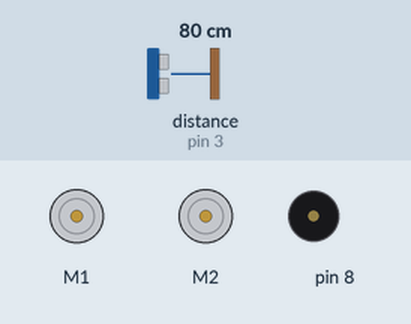
The sketch below on a simulated Arduino Uno, built with avr-gcc and run on an emulated ATmega328P. Shown: 2 × DC motor (green arrow = forward, orange = backward, longer = faster), buzzer (waves = sounding). The test bench sets the inputs (shaded band); at power-on: distance to the obstacle (sensor on pin 3) 80 cm. Random numbers use the default seed unless the sketch sets one.

Above: at 0.4 s.
At 6.5 s:
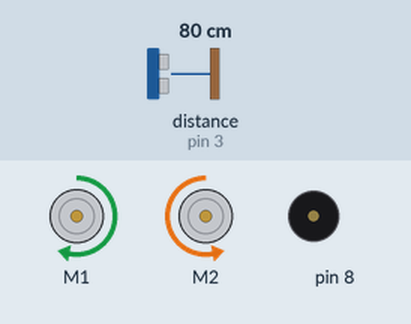
6.6 s: distance to the obstacle (sensor on pin 3) set to 2 cm
At 10.6 s:
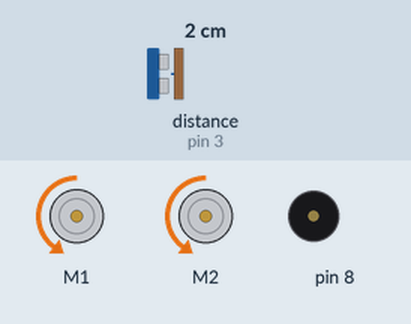
Timing chart, 0 to 19.5 s (numbered marks = the images above; inputs shaded):
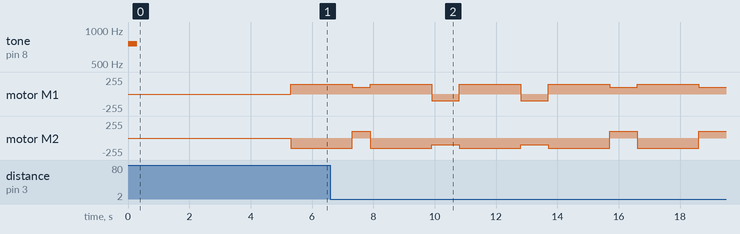

The sketch:

m5_mbot_firmware.ino
```cpp
 /*************************************************************************
m5 masKey - mBot firmware
Ez a firmware az mBot gyári firmwarét felhasználva készült, az alábbi módosításokat alkalmazva:
 - az automatikus mozgást továbbfejlesztettük, a feladathoz megfelelőbb mozgásformákat alkalmaztunk (pl. a robot immáron képes tolatni, könnyebben kikeveredik egy szorult helyzetből)
 - kiegészítettük a gyári funkciókat: leesésérzékeléssel láttuk el a mozgatómechanizmust, így egy lépcső sem jelent gondot a robotnak
 - eltávolítottuk a kódból a számunkra felesleges részt, ezzel átláthatóbbá téve a működést és csökkentve a memóriahasználatot
A forrás elérhetősége: https://github.com/Makeblock-official/Makeblock-Libraries
**************************************************************************/

 /**A kód elején importáljuk az Arduino illetve az MBlock szükséges könyvtárait,
majd az ezen könyvtárak által kezelhető hardverelemek elérhetőségét (portot, csatlakozást) is megadjuk.
MeUltrasonicSensor a távolságérzékelő, a MeLineFollower pedig a talajérzékelést látja el.
A két motor, illetve egy általános eszköz (generalDevice) nevű változót is találunk itt,
ami az összes érzékelőre jellemző feladatokat általánosítja,
(portot, illetve értéket kérünk le vele az aktuális szenzortól).
A MeBuzzer pedig a beépített berregőt vezérli, melynek segítségével az eszköz bekapcsolását jelezzük.
**/
#include <Wire.h>
#include <MeMCore.h>

MeUltrasonicSensor ultr(PORT_3);
MeLineFollower line(PORT_2);

MeDCMotor MotorL(M1);
MeDCMotor MotorR(M2);
MePort generalDevice;
MeBuzzer buzzer;

//Ezen két változóban adjuk meg a maximális, illetve minimális objektum megközelítési távolságot.
uint8_t maxtav = 40;
uint8_t mintav  = 15;

//Létrehozzuk a memóriában tárolandó elemek tömbjét, és az első elem indexét 0-val tesszük egyenlővé.
char buffer[52];
byte index = 0;

//Meghatározzuk az átlagos mozgási (előrehaladási) sebességet.
int sebesseg = 150;
//Meghatározzuk az átlagos fordulási sebességet.
int fordulasi_sebesseg = 100;
//Megadjuk a modulok csatlakozási pontját (pin)
#define TAVOLSAGSZENZOR   1
#define TALAJSZENZOR      17
#define MOTOR             10
//Ez a függvény egy megadott index alapján visszaadja a memória tartalmát
unsigned char readBuffer(int16_t index)
{
  return buffer[index];
}
/*A különböző mozgások függvényei következnek.
A MotorL a bal motor, a MotorL a jobb. A run paranccsal vezérelhetjük a motort, melyhez szükség van egy sebesség értékre.
Ha ez a szám az egyik motor esetén negatív, az fordulást eredményez*/
void Elore()
{
  MotorL.run(-sebesseg);
  MotorR.run(sebesseg);
}

void Hatra()
{
  MotorL.run(sebesseg);
  MotorR.run(-sebesseg);
}

void Balra()
{
  MotorL.run(fordulasi_sebesseg);
  MotorR.run(fordulasi_sebesseg);
}

void Jobbra()
{
  MotorL.run(-fordulasi_sebesseg);
  MotorR.run(-fordulasi_sebesseg);
}

void Stop()
{
  MotorL.run(0);
  MotorR.run(0);
}
//A mozgást végző legfontosabb függvény.
void Mozgas()
{
  //Lekérjük a távolságérzékelő szenzor adatait.
  uint8_t d = ultr.distanceCm(70);
  //Generálunk egy véletlen számot 0 és 1 között.
  uint8_t VeletlenSzam = random(2);
//Megvizsgáljuk, hogy a szenzor által visszaadott érték a korábban megadott távolsági határértéken belül, vagy kívül esik.
  if((d > maxtav) || (d == 0))
  {
  //Ha igen, előre haladunk, majd lekérjük a talajérzékelő szenzoradatokat.
   Elore();
  uint8_t szenzoradat;
  szenzoradat = line.readSensors();
  //A szenzoradatokat külön-külön vizsgáljuk, a jobb, illetve baloldali érzékelő tekintetében.
  switch(szenzoradat)
  {
    //Ha mindkét szenzor távolinak érzékeli a talajt (esés várható), a robot hátrál, majd balra fordul.
    case S1_IN_S2_IN:
      Hatra();
      delay(2000);
      Balra();
      delay(500);
      break;

    //Ha a baloldali szenzor távolinak érzékeli a talajt (esés várható), a robot hátrál, majd jobbra fordul.
    case S1_IN_S2_OUT:
      Hatra();
      delay(2000);
      Jobbra();
      delay(500);
      break;
   //Ha a jobboldali szenzor távolinak érzékeli a talajt (esés várható), a robot hátrál, majd balra fordul.
    case S1_OUT_S2_IN:
      Hatra();
      delay(2000);
      Balra();
      delay(500);
      break;
 //Ha mindkét szenzor úgy érzékeli, hogy a robot a földön tartózkodik, nem avatkozunk közbe.
    case S1_OUT_S2_OUT:
      break;
  }
  }
  //Hogyha a minimális objektum távolság értékét meghaladta, de a maximális közelség értékét még nem érte el a robot, véletlenszerűen hátrál, majd irányt vált.
  else if((d > mintav) && (d < maxtav))
  {
    switch (VeletlenSzam)
    {
      case 0:
        Hatra();
        delay(2000);
        Balra();
        delay(300);
        break;
      case 1:
        Hatra();
        delay(2000);
        Jobbra();
        delay(300);
        break;
    }
  }
  //Ha már túlléptük a maximális megközelítési távolságot, vagy nem érkezik szenzoradat (minden más esetben), a robot véletlenszerűen próbálkozik jobbra, illetve balra fordulni.
  else
  {
    switch (VeletlenSzam)
    {
      case 0:
        Hatra();
        delay(2000);
        Balra();
        delay(800);
        break;
      case 1:
        Hatra();
        delay(2000);
        Jobbra();
        delay(800);
        break;
    }
  }
  delay(100);
}

//Ez a függvény felel a szenzoradatok kiolvasásáért.
void readSensor(int device)
{
//Létrehozunk egy lebegőpontos szám változót, melyben az értéket tároljuk majd.
  float value=0.0;
//Létrehozzuk a szenzor elérési pontjait megadó változókat
  int port,slot,pin;
//Kiolvassuk a memóriából a szenzor portját
  port = readBuffer(6);
//A pint, melyen keresztül az aktuális szenzor elérhető, egyenlővé tesszük a memóriából kiolvasott porthoz tartozó értékkel.
  pin = port;
//Elágazás, eldöntjük, hogy melyik szenzor adatait kéri le éppen a program
  switch(device)
  {
 /*Mindkét szenzor esetén ellenőrizzük, hogy jó szenzor adatait olvassuk-e be. Ha nem, újra lekérjük a portot.
 Legvégül pedig visszaadjuk az érzékelőkből kinyert értéket.
 */
    case TAVOLSAGSZENZOR:
    {
      if(ultr.getPort() != port)
      {
        ultr.reset(port);
      }
      value = (float)ultr.distanceCm();
    }
    break;
    case TALAJSZENZOR:
    {
      if(generalDevice.getPort() != port)
      {
        generalDevice.reset(port);
        pinMode(generalDevice.pin1(),INPUT);
        pinMode(generalDevice.pin2(),INPUT);
      }
      value = generalDevice.dRead1()*2 + generalDevice.dRead2();
    }
    break;
  }
}
/*A setup függvény az, mely a robot bekapcsolásakor lefut.
A biztonság kedvéért leállítja a motort, és lejáttsza az indításről visszajelzést adó hangot.
Ezt követően vár 5 másodpercet, mielőtt a robot mozgása megindulna.
 */
void setup()
{
  Stop();
  //A visszajelző hang lejátszása
  buzzer.tone(756, 300);
   //A berregő némítása
  buzzer.noTone();
  delay(5000);
}
/*A void loop az a kódrész, mely a setup függvény lefutását követően folyamatosan fut. Ebben egyetlen dolog történik: meghívjuk a mozgásért felelős, már korábban ismertetett függvényt.*/
void loop()
{
    Mozgas();
}
```
